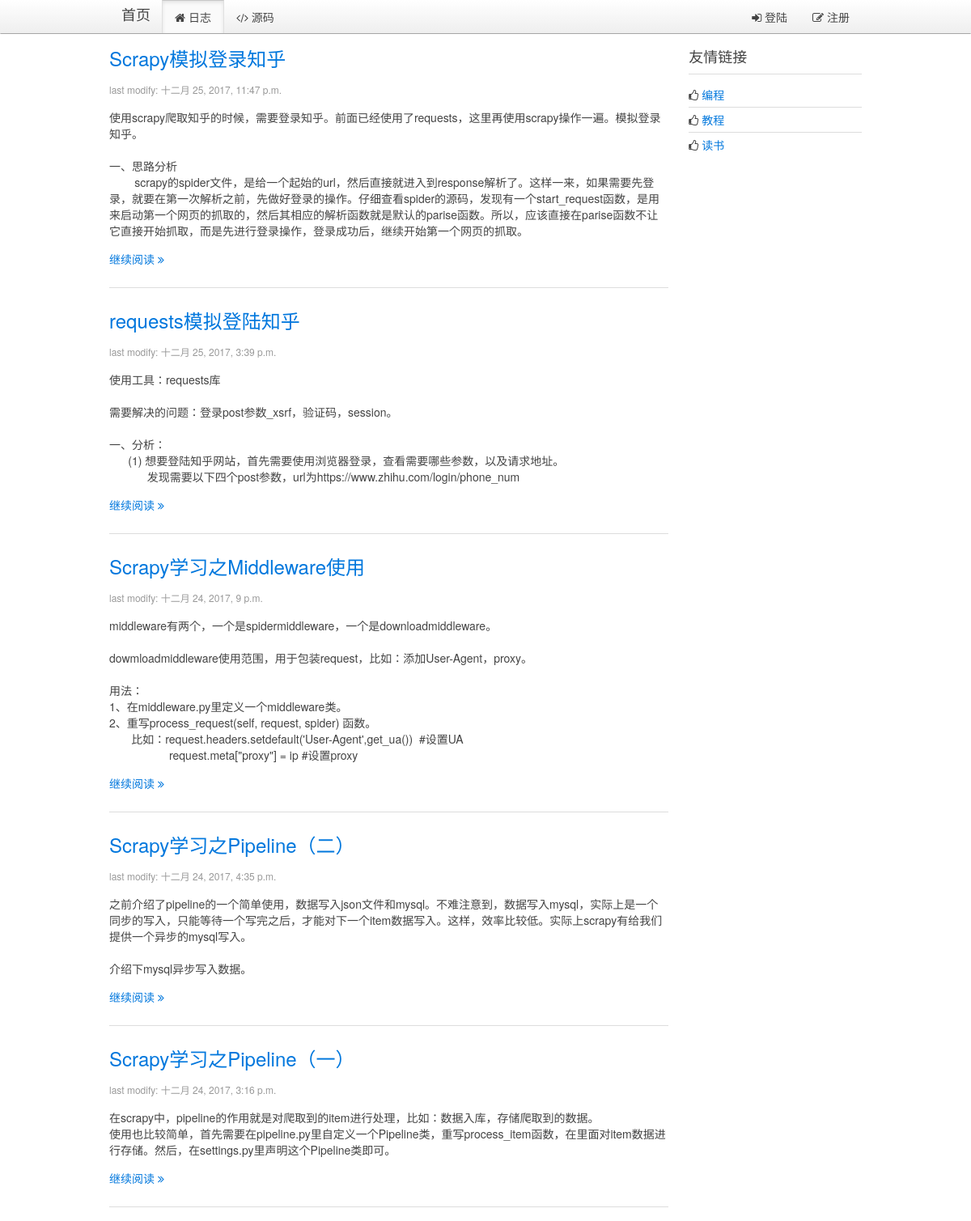
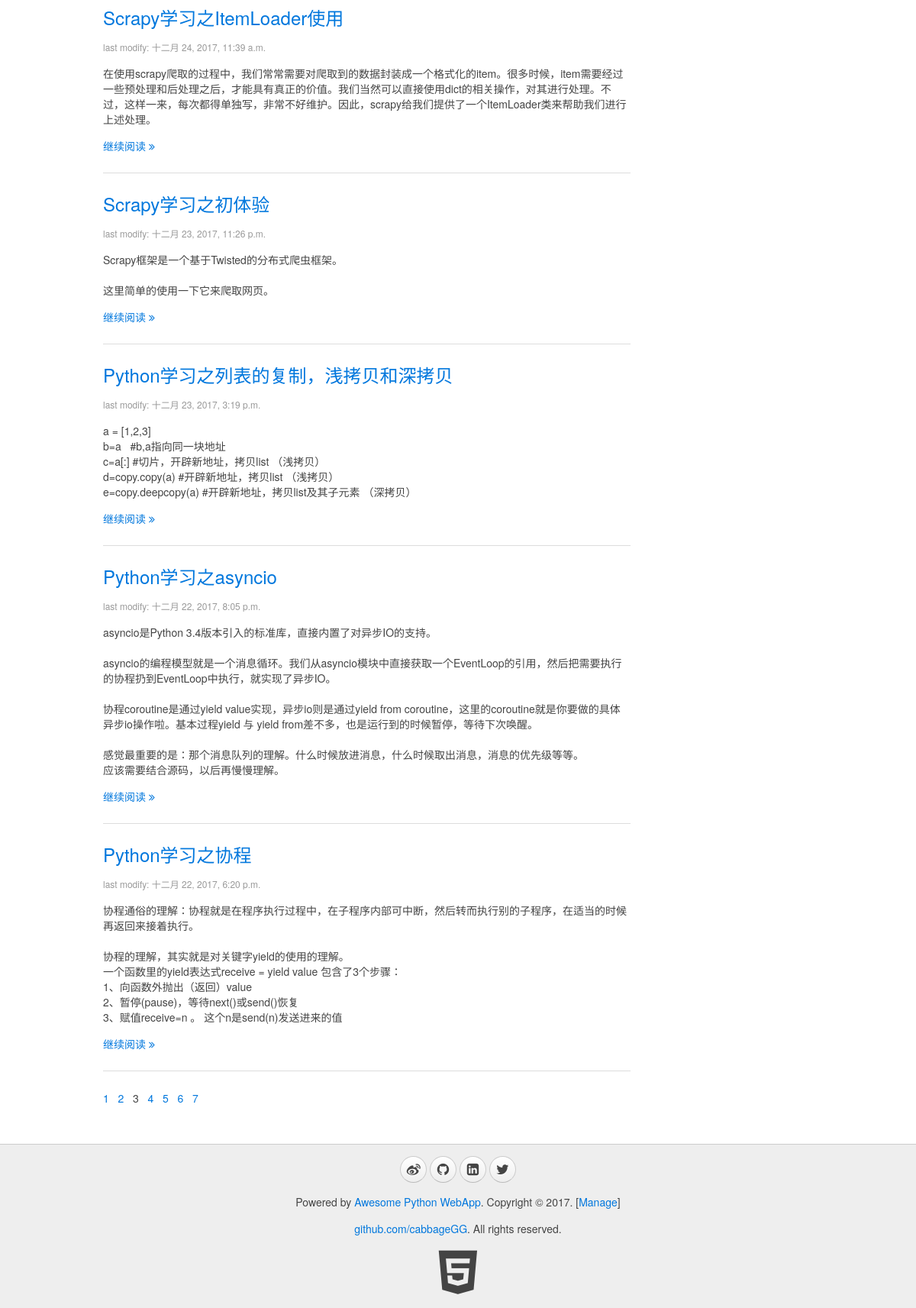
Screenshot of /?p=3 with the database file from the repository (2 pictures, top to bottom).
### blog/models.py (models this page shows, shortened)
class Blog(models.Model):
    title = models.CharField(max_length=32, default="Title")
    content = models.TextField(null=True)
    summary = models.TextField(null=True)
    create_time = models.DateTimeField(null=True)

### blog/views.py (the view)
# urls.py: url(r'^$',views.blogs, name="index"),
def index(request):
    userinfo = ""
    account = request.COOKIES.get("account","")
    if account:
        userinfo = models.User.objects.filter(account=account)
        if userinfo:
            userinfo = userinfo[0]
    page = int(request.GET.get("p", "1"))
    first = (page - 1)*10
    end = first + 10
    blogs = models.Blog.objects.all()
    blogs = blogs[::-1]
    total_nums = len(blogs)
    if (total_nums % 10) > 0:
        page_nums = int(total_nums/10) + 1
    else:
        page_nums = int(total_nums/10)
    page_nums = range(0, page_nums)
    blogs = blogs[first:end]
    page = page - 1
    return render(request, "blog/index.html", {"blogs": blogs, "page":page, "page_nums":page_nums, "userinfo":userinfo})

### blog/templatetags/myfilter.py (called while the page is built)
@register.filter
def replaceTags(content):  #这里应该需要继续研究下，有时候需要空格，而不是&nbsp;
    content = content.replace("  ", "&nbsp;&nbsp;")  # 预处理空格
    content = content.replace("\n", "<br/>")  # 预处理换行
    return content

### blog/templates/blog/index.html (shortened to what this page needs)
{% extends '__base__.html' %}
{% load myfilter %}
{% block content %}
    <div class="uk-width-medium-3-4">
    {% for blog in blogs %}
        <article class="uk-article">
            <h2><a href="/blog/page/{{ blog.id }}">{{ blog.title }}</a></h2>
            <p class="uk-article-meta">last modify: {{ blog.create_time }}</p>
            <p>{% autoescape off %}{{ blog.summary | replaceTags }}{% endautoescape %}</p>
            <p><a href="/blog/page/{{ blog.id }}">继续阅读 <i class="uk-icon-angle-double-right"></i></a></p>
        </article>
        <hr class="uk-article-divider">
    {% endfor %}
        <div class="page">
        {% for page_num in page_nums %}
            {% if page_num == page %}
                <span>{{ page_num|add:"1" }}&nbsp;&nbsp;</span>
            {% else %}
                <a href="?p={{ page_num|add:"1" }}"><span>{{ page_num|add:"1" }}&nbsp;&nbsp;</span></a>
            {% endif %}
        {% endfor %}
        </div>
    </div>
    <div class="uk-width-medium-1-4">
        <div class="uk-panel uk-panel-header">
            <h3 class="uk-panel-title">友情链接</h3>
            <ul class="uk-list uk-list-line">
                <li><i class="uk-icon-thumbs-o-up"></i> <a target="_blank" href="https://github.com/cabbageGG">编程</a></li>
                <li><i class="uk-icon-thumbs-o-up"></i> <a target="_blank" href="https://www.liaoxuefeng.com/">教程</a></li>
                <li><i class="uk-icon-thumbs-o-up"></i> <a target="_blank" href="http://blog.jobbole.com/all-posts/">读书</a></li>
            </ul>
        </div>
    </div>
{% endblock %}

### rows the page displays
Blog: title "Scrapy模拟登录知乎", create_time "十二月 25, 2017, 11:47 p.m.", summary "使用scrapy爬取知乎的时候，需要登录知乎。前面已经使用了requests，这里再使用scrapy操作一遍。模拟登录知乎。 一、思路分析 scrapy的spider文件，是给一个起始的url，然后直接就进入到response解析了。这样一来，如果需要先登录，就要在第一次解析之前，先做好登录的操作。仔细查看spider的源码，发现有一个start_request函数，是用来启动第一个网页的抓取的，然后其相应的解析函数就是默认的parise函数。所以，应该直接在parise函数不让它直接开始抓取，而是先进行登录操作，登录成功后，继续开始第一个网页的抓取。"
Blog: title "requests模拟登陆知乎", create_time "十二月 25, 2017, 3:39 p.m.", summary "使用工具：requests库 需要解决的问题：登录post参数_xsrf，验证码，session。 一、分析： (1) 想要登陆知乎网站，首先需要使用浏览器登录，查看需要哪些参数，以及请求地址。 发现需要以下四个post参数，url为https://www.zhihu.com/login/phone_num"
Blog: title "Scrapy学习之Middleware使用", create_time "十二月 24, 2017, 9 p.m.", summary "middleware有两个，一个是spidermiddleware，一个是downloadmiddleware。 dowmloadmiddleware使用范围，用于包装request，比如：添加User-Agent，proxy。 用法： 1、在middleware.py里定义一个middleware类。 2、重写process_request(self, request, spider) 函数。 比如：request.headers.setdefault('User-Agent',get_ua()) #设置UA request.meta[\"proxy\"] = ip #设置proxy"
Blog: title "Scrapy学习之Pipeline（二）", create_time "十二月 24, 2017, 4:35 p.m.", summary "之前介绍了pipeline的一个简单使用，数据写入json文件和mysql。不难注意到，数据写入mysql，实际上是一个同步的写入，只能等待一个写完之后，才能对下一个item数据写入。这样，效率比较低。实际上scrapy有给我们提供一个异步的mysql写入。 介绍下mysql异步写入数据。"
Blog: title "Scrapy学习之Pipeline（一）", create_time "十二月 24, 2017, 3:16 p.m.", summary "在scrapy中，pipeline的作用就是对爬取到的item进行处理，比如：数据入库，存储爬取到的数据。 使用也比较简单，首先需要在pipeline.py里自定义一个Pipeline类，重写process_item函数，在里面对item数据进行存储。然后，在settings.py里声明这个Pipeline类即可。"
Blog: title "Scrapy学习之ItemLoader使用", create_time "十二月 24, 2017, 11:39 a.m.", summary "在使用scrapy爬取的过程中，我们常常需要对爬取到的数据封装成一个格式化的item。很多时候，item需要经过一些预处理和后处理之后，才能具有真正的价值。我们当然可以直接使用dict的相关操作，对其进行处理。不过，这样一来，每次都得单独写，非常不好维护。因此，scrapy给我们提供了一个ItemLoader类来帮助我们进行上述处理。"
Blog: title "Scrapy学习之初体验", create_time "十二月 23, 2017, 11:26 p.m.", summary "Scrapy框架是一个基于Twisted的分布式爬虫框架。 这里简单的使用一下它来爬取网页。"
Blog: title "Python学习之列表的复制，浅拷贝和深拷贝", create_time "十二月 23, 2017, 3:19 p.m.", summary "a = [1,2,3] b=a #b,a指向同一块地址 c=a[:] #切片，开辟新地址，拷贝list （浅拷贝） d=copy.copy(a) #开辟新地址，拷贝list （浅拷贝） e=copy.deepcopy(a) #开辟新地址，拷贝list及其子元素 （深拷贝）"
Blog: title "Python学习之asyncio", create_time "十二月 22, 2017, 8:05 p.m.", summary "asyncio是Python 3.4版本引入的标准库，直接内置了对异步IO的支持。 asyncio的编程模型就是一个消息循环。我们从asyncio模块中直接获取一个EventLoop的引用，然后把需要执行的协程扔到EventLoop中执行，就实现了异步IO。 协程coroutine是通过yield value实现，异步io则是通过yield from coroutine，这里的coroutine就是你要做的具体异步io操作啦。基本过程yield 与 yield from差不多，也是运行到的时候暂停，等待下次唤醒。 感觉最重要的是：那个消息队列的理解。什么时候放进消息，什么时候取出消息，消息的优先级等等。 应该需要结合源码，以后再慢慢理解。"
Blog: title "Python学习之协程", create_time "十二月 22, 2017, 6:20 p.m.", summary "协程通俗的理解：协程就是在程序执行过程中，在子程序内部可中断，然后转而执行别的子程序，在适当的时候再返回来接着执行。 协程的理解，其实就是对关键字yield的使用的理解。 一个函数里的yield表达式receive = yield value 包含了3个步骤： 1、向函数外抛出（返回）value 2、暂停(pause)，等待next()或send()恢复 3、赋值receive=n 。 这个n是send(n)发送进来的值"

### other values shown
{{ page_num|add:"1" }} "1" "2" "4" "5" "6" "7"
{{ page_num|add:"1" }} "3"
